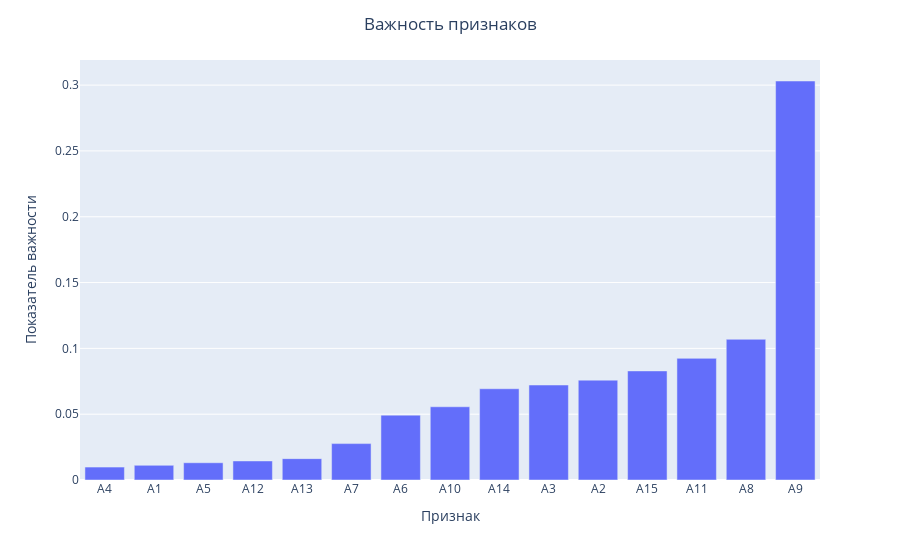

Source (notebook cell):
### Code cell
fig = px.bar(x=features_importance.index, y=features_importance)
fig.update_layout(
     title={
        "text": "Важность признаков",
        "x": 0.5
    },
    xaxis_title="Признак",
    yaxis_title="Показатель важности"
)
fig.update_xaxes(categoryorder='total ascending')  
fig.show()

### Figure 1 — Plotly figure (JSON) as saved in the notebook; plotly's stock layout.template omitted (floating-point values rounded to 4 significant figures)
{"data": [{"alignmentgroup": "True", "hovertemplate": "x=%{x}<br>y=%{y}<extra></extra>", "legendgroup": "", "marker": {"color": "#636efa", "pattern": {"shape": ""}}, "name": "", "offsetgroup": "", "orientation": "v", "showlegend": false, "textposition": "auto", "type": "bar", "x": ["A9", "A8", "A11", "A15", "A2", "A3", "A14", "A10", "A6", "A7", "A13", "A12", "A5", "A1", "A4"], "xaxis": "x", "y": [0.3031, 0.1069, 0.09242, 0.08287, 0.07587, 0.07218, 0.06932, 0.05563, 0.04927, 0.02765, 0.01624, 0.01448, 0.01311, 0.01115, 0.009785], "yaxis": "y"}], "layout": {"barmode": "relative", "legend": {"tracegroupgap": 0}, "margin": {"t": 60}, "title": {"text": "Важность признаков", "x": 0.5}, "xaxis": {"anchor": "y", "categoryorder": "total ascending", "domain": [0, 1], "title": {"text": "Признак"}}, "yaxis": {"anchor": "x", "domain": [0, 1], "title": {"text": "Показатель важности"}}}}
